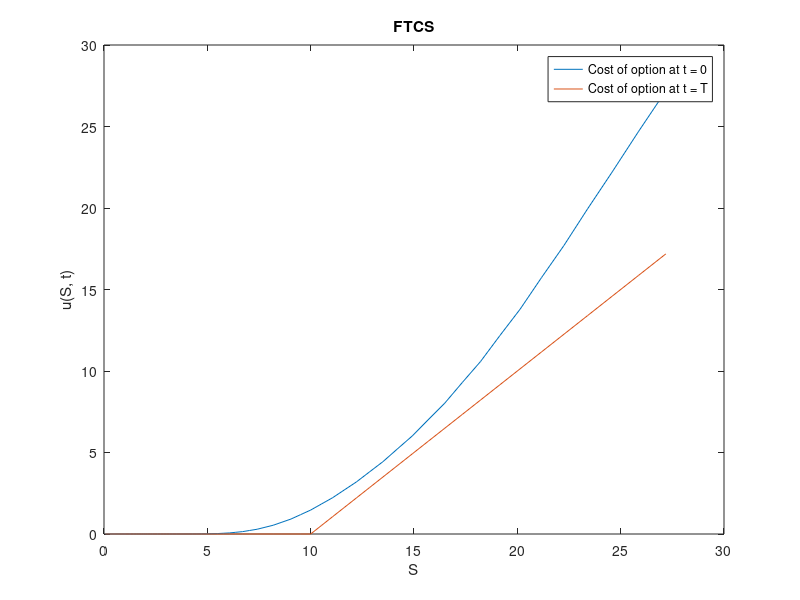
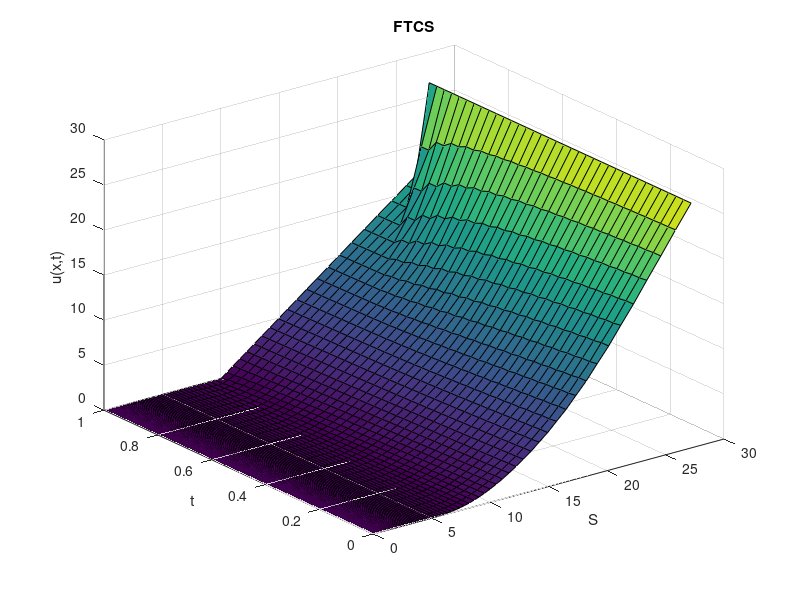
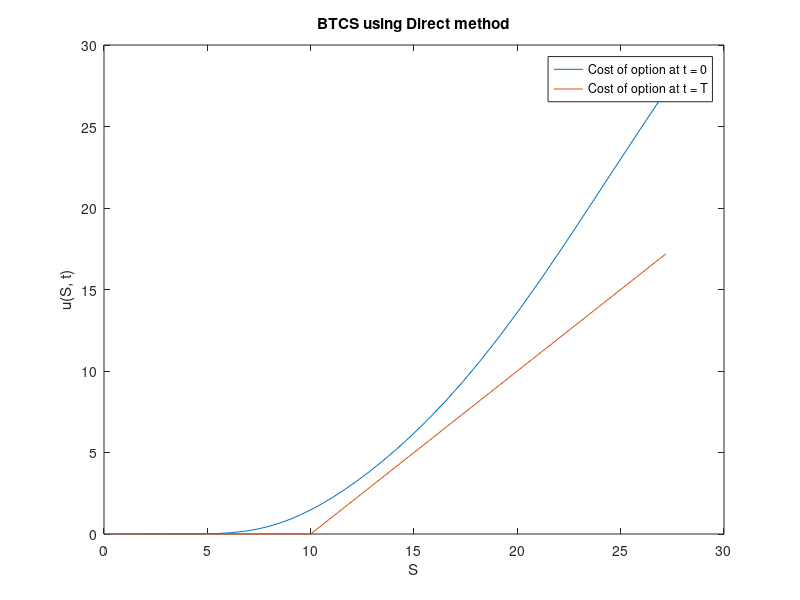
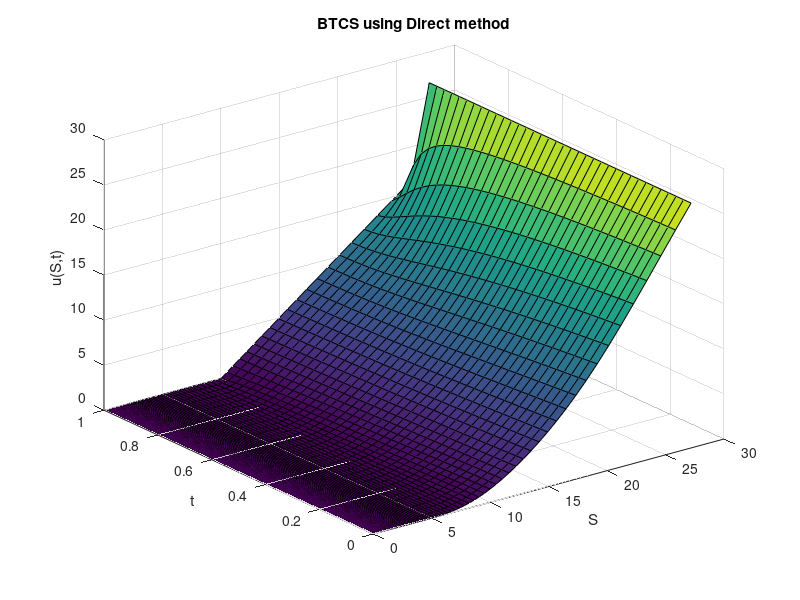

These figures' MATLAB source, in order: (Note: this script raises an error after producing the figures.)
function q1
	close all; clear; im_num = 1;
	% Option Parameters
	T = 1;
	K = 10;
	r = 0.06;
	sig = 0.3;
	delta = 0;

	q = 2*r/sig^2;
	qd = 2*(r-delta)/sig^2;

	% Computational Parameters
	x_max = 1;
	x_min = -5;

	h = 0.05;
	k = h^2/2;
	m = (x_max - x_min)/h;
	n = ceil((T*sig^2/2)/k);

	X = x_min:h:x_max;
	Tau = 0:k:T*sig^2/2;

	S = K*exp(X);
	Time = T - 2*Tau/sig^2;

	
	U = FTCS(@fun, @f, @g1, @g2, T*sig^2/2, K, r, sig, delta, q, qd, x_min, x_max, h, k, m, n, X, Tau);
	% length(X), length(U(end, :))
	figure; plot(S, U(end, :)); hold on; plot(S, U(1, :)); hold off;
	legend('Cost of option at t = 0', 'Cost of option at t = T'); xlabel('S'); ylabel('u(S, t)'); title('FTCS');
	saveas(gcf, sprintf('plots/q1_%d.png', im_num)); im_num = im_num + 1;
	figure; surf(S, Time, U); xlabel('S'); ylabel('t'); zlabel('u(x,t)'); title('FTCS');
	saveas(gcf, sprintf('plots/q1_%d.png', im_num)); im_num = im_num + 1;
	
	Methods = ['Direct'; 'GaussS'; 'Jacobi'];%, 'SOR___'];
	for meth = 1:3
		U = BTCS(@fun, @f, @g1, @g2, T, K, r, sig, delta, q, qd, x_min, x_max, h, k, m, n, X, Tau, Methods(meth, :));
		figure; plot(S, U(end, :)); hold on; plot(S, U(1, :)); hold off;
		legend('Cost of option at t = 0', 'Cost of option at t = T'); xlabel('S'); ylabel('u(S, t)'); title(sprintf('BTCS using %s method', Methods(meth, :)));
		saveas(gcf, sprintf('plots/q1_%d.png', im_num)); im_num = im_num + 1;
		figure; surf(S, Time, U); xlabel('S'); ylabel('t'); zlabel('u(S,t)'); title(sprintf('BTCS using %s method', Methods(meth, :)));
		saveas(gcf, sprintf('plots/q1_%d.png', im_num)); im_num = im_num + 1;
	end

	for meth = 1:3
		U = Crank(@fun, @f, @g1, @g2, T, K, r, sig, delta, q, qd, x_min, x_max, h, k, m, n, X, Tau, Methods(meth, :));
		figure; plot(S, U(end, :)); hold on; plot(S, U(1, :)); hold off;
		legend('Cost of option at t = 0', 'Cost of option at t = T'); xlabel('S'); ylabel('u(S, t)'); title(sprintf('Crank-Nicolson using %s method', Methods(meth, :)));
		saveas(gcf, sprintf('plots/q1_%d.png', im_num)); im_num = im_num + 1;
		figure; surf(S, Time, U); xlabel('S'); ylabel('t'); zlabel('u(S,t)'); title(sprintf('Crank-Nicolson using %s method', Methods(meth, :)));
		saveas(gcf, sprintf('plots/q1_%d.png', im_num)); im_num = im_num + 1;
	end
end

function [y] = fun(x, t)
	y = 0;
end

function [y] = f(x, qd)
	temp1 = zeros(size(x));
	temp2 = exp(x*(qd + 1)/2 ) - exp(x*(qd - 1)/2);
	y = max([temp1; temp2]);
end

function [y] = g1(x, t, qd)
	y = 0;
end

function [y] = g2(x, t, qd)
	y = exp(x.*(qd + 1)/2 + t.*(qd + 1)^2/4);
end

function [y] = transform(U, X, Tau, q, qd, K)
	y = zeros(size(U));
	if length(Tau) == 1
		for j = 1:length(X)
			y(j) = U(j) * K * exp(-0.5* (qd-1)*X(j) - (0.25*(qd-1)^2 + q)*Tau);
		end
	else
		for i = 1:length(Tau)
			for j = 1:length(X)
				y(i, j) = U(i, j) * K * exp(-0.5* (qd-1)*X(j) - (0.25*(qd-1)^2 + q)*Tau(i));
			end
		end
	end
end

function [U] = FTCS(fun, f, g1, g2, T, K, r, sig, delta, q, qd, x_min, x_max, h, k, m, n, X, Tau)
	fprintf('\nRunning FTCS\n');
	lamda = k / h^2;
	U = zeros(n+1, m+1);

	U(1:end, 1) = g1(x_min, Tau, qd);
	U(1:end, end) = g2(x_max, Tau, qd);
	U(1, 1:end) = f(X, qd);

	for i = 2:n+1
		for j = 2:m
			U(i, j) = lamda*U(i-1,j-1) + (1-2*lamda)*U(i-1,j) + lamda*U(i-1,j+1);
		end
	end

	U = transform(U, X, Tau, q, qd, K);
end

function [U] = BTCS(fun, f, g1, g2, T, K, r, sig, delta, q, qd, x_min, x_max, h, k, m, n, X, Tau, method)
	fprintf('\nRunning BTCS\n');
	fprintf('Using %s method\n', method);
	lamda = k / h^2;
	U = zeros(n+1, m+1);

	U(1:end, 1) = g1(x_min, Tau, qd);
	U(1:end, end) = g2(x_max, Tau, qd);
	U(1, 1:end) = f(X, qd);

	for i = 2:n+1
		A = zeros(m+1, m+1);
		b = zeros(m+1, 1);

		A(1:m+2:end) = 1 + 2*lamda;
		A(2:m+2:end) = -lamda;
		A(m+2:m+2:end) = -lamda;

		A(1,1) = 1;
		A(1,2) = 0;
		A(m+1,m+1) = 1;
		A(m+1,m) = 0;

		b(2:m) = U(i-1,2:m);
		b(1) = U(i,1);
		b(end) = U(i,end);

		if method == 'Direct'
			U(i,:) = (A\b)';
		elseif method == 'GaussS'
			U(i,:) = gauss_seidel(A,b,1000,1e-5);
		elseif method == 'Jacobi'
			U(i,:) = jacobi(A,b,1000,1e-5);
		else
			''
		end			
			
	end

	U = transform(U, X, Tau, q, qd, K);
end

function [U] = Crank(fun, f, g1, g2, T, K, r, sig, delta, q, qd, x_min, x_max, h, k, m, n, X, Tau, method)
	fprintf('\nRunning Crank Nicolson\n');
	fprintf('Using %s method\n', method);
	lamda = k / h^2;
	U = zeros(n+1, m+1);

	U(1:end, 1) = g1(x_min, Tau, qd);
	U(1:end, end) = g2(x_max, Tau, qd);
	U(1, 1:end) = f(X, qd);

	for i = 2:n+1
		A = zeros(m+1, m+1);
		b = zeros(m+1, 1);

		A(1:m+2:end) = 1 + lamda;
		A(2:m+2:end) = -lamda/2;
		A(m+2:m+2:end) = -lamda/2;

		A(1,1) = 1;
		A(1,2) = 0;
		A(m+1,m+1) = 1;
		A(m+1,m) = 0;

		b(2:m) = U(i-1,1:m-1)*lamda/2 + (1-lamda)*U(i-1,2:m) + U(i-1,3:m+1)*lamda/2;
		b(1) = U(i,1);
		b(end) = U(i,end);

		if method == 'Direct'
			U(i,:) = (A\b)';
		elseif method == 'GaussS'
			U(i,:) = gauss_seidel(A,b,1000,1e-5);
		elseif method == 'Jacobi'
			U(i,:) = jacobi(A,b,1000,1e-5);
		else
			''
		end	
	end

	U = transform(U, X, Tau, q, qd, K);
end